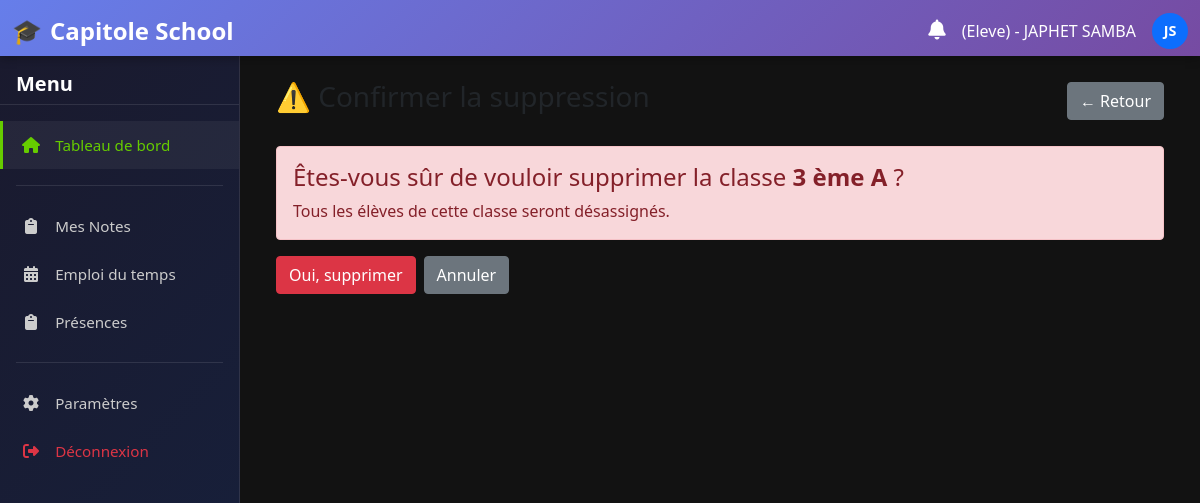
The page /classes/1/supprimer/ (signed in) on the database its author committed.
### home/models.py (models this page shows, shortened)
class Utilisateur(AbstractUser):
    ROLES = (
        ('admin', 'Administrateur'),
        ('enseignant', 'Enseignant'),
        ('eleve', 'Élève'),
        ('parent', 'Parent'),
        ('directeur', 'Directeur'),
        ('secretaire', 'Secrétaire'),
        ('surveillant', 'Surveillant'),
    )
    role = models.CharField(_("Rôle"), max_length=20, choices=ROLES, db_index=True)
    telephone = models.CharField(_("Téléphone"), max_length=20, blank=True)
    photo = models.ImageField(_("Photo"), upload_to='utilisateurs/', blank=True, null=True)
    class Meta:
        verbose_name = _("Utilisateur")
        verbose_name_plural = _("Utilisateurs")
        ordering = ['last_name', 'first_name']

class Classe(models.Model):
    niveau = models.ForeignKey(Niveau, on_delete=models.CASCADE, related_name='classes', verbose_name=_("Niveau"))
    nom = models.CharField(_("Nom de la classe"), max_length=50)
    effectif_max = models.PositiveIntegerField(_("Effectif maximum"), null=True, blank=True)
    class Meta:
        verbose_name = _("Classe")
        verbose_name_plural = _("Classes")
        unique_together = ('niveau', 'nom')
        ordering = ['niveau', 'nom']

### home/views.py (the view)
# urls.py: path('classes/<int:pk>/supprimer/', views.supprimer_classe, name='supprimer_classe'),
@login_required
def supprimer_classe(request, pk):
    classe = get_object_or_404(Classe, pk=pk)
    if request.method == 'POST':
        nom = classe.nom
        classe.delete()
        messages.success(request, f"Classe '{nom}' supprimée avec succès.")
        return redirect('home:liste_classes')
    return render(request, 'gestion/dashboards/supprimer_classe.html', {'classe': classe})

### home/templatetags/notification_extras.py (called while the page is built)
@register.filter
def has_unread_notifications(user):
    return user.notifications.filter(statut='NON_LU').exists()

### home/templates/gestion/dashboards/supprimer_classe.html (shortened to what this page needs)
{% extends "gestion/base.html" %}
{% block content %}
<div class="container-fluid">
    <div class="d-flex justify-content-between align-items-center mb-4">
        <h1 class="h3 text-dark">⚠️ Confirmer la suppression</h1>
        <a href="{% url 'home:liste_classes' %}" class="btn btn-secondary">← Retour</a>
    </div>
    <div class="alert alert-danger">
        <h4>Êtes-vous sûr de vouloir supprimer la classe <strong>{{ classe.nom }}</strong> ?</h4>
        <p class="mb-0">Tous les élèves de cette classe seront désassignés.</p>
    </div>
    <form method="post">
        <div class="d-flex gap-2">
            <button type="submit" class="btn btn-danger">Oui, supprimer</button>
            <a href="{% url 'home:liste_classes' %}" class="btn btn-secondary">Annuler</a>
        </div>
    </form>
</div>
{% endblock %}

### home/templates/gestion/base.html (shortened to what this page needs)
<!DOCTYPE html>
<html lang="fr">
<head>
   {% load static %}
{% load notification_extras %}
    <link href="{% static 'css/bootstrap.min.css' %}" rel="stylesheet">
    <link rel="stylesheet" href="https://cdnjs.cloudflare.com/ajax/libs/font-awesome/6.4.0/css/all.min.css">
</head>
<body>
    <nav class="navbar navbar-dark">
        <div class="container-fluid">
            <a class="navbar-brand" href="{% url 'home:home' %}">Capitole School</a>
            <div class="d-flex align-items-center gap-3">
                <div class="position-relative">
                    <a href="{% url 'home:notifications' %}" class="text-white text-decoration-none">
                        <i class="fas fa-bell fs-5"></i>
                    </a>
                </div>
                <span class="text-white d-none d-md-block">
                    ({{user.role|title}}) - {{ user.first_name|upper }} {{ user.last_name|upper }}
                </span>
                <div class="bg-primary rounded-circle d-flex align-items-center justify-content-center text-white"
                     style="width: 36px; height: 36px; font-weight: bold; font-size: 0.9rem;">
                    {{ user.first_name|first|upper }}{{ user.last_name|first|upper }}
                </div>
            </div>
        </div>
    </nav>
    <aside class="sidebar" id="sidebar">
        <h5 class="mb-3 px-3">Menu</h5>
        <ul class="nav flex-column">
            <li class="nav-item">
                <a class="nav-link active" href="{% url 'home:home' %}">
                    <i class="fas fa-home"></i> <span>Tableau de bord</span>
                </a>
            </li>
            {% if user.role == 'eleve' %}
                <div class="nav-divider"></div>
                <li class="nav-item">
                    <a class="nav-link" href="{% url 'home:eleve_dashboard' %}">
                        <i class="fas fa-clipboard"></i> <span>Mes Notes</span>
                    </a>
                </li>
                <li class="nav-item">
                    <a class="nav-link" href="{% url 'home:eleve_dashboard' %}">
                        <i class="fas fa-calendar-alt"></i> <span>Emploi du temps</span>
                    </a>
                </li>
                <li class="nav-item">
                    <a class="nav-link" href="{% url 'home:eleve_dashboard' %}">
                        <i class="fas fa-clipboard"></i> <span>Présences</span>
                    </a>
                </li>
            {% endif %}
            <div class="nav-divider"></div>
            <li class="nav-item">
                <a class="nav-link" href="/">
                    <i class="fas fa-cog"></i> <span>Paramètres</span>
                </a>
            </li>
            <li class="nav-item">
                <a class="nav-link text-danger" href="{% url 'home:logout' %}">
                    <i class="fas fa-sign-out-alt"></i> <span>Déconnexion</span>
                </a>
            </li>
        </ul>
    </aside>
    <main id="main-content">
        {% block content %}
        {% endblock %}
    </main>
</body>
</html>

### home/templates/gestion/base.html (style rules this page uses)
:root { --sidebar-width: 240px; --navbar-height: 56px; --primary-color: #667eea; --primary-gradient: linear-gradient(135deg, #667eea 0%, #764ba2 100%); --sidebar-bg: linear-gradient(135deg, #1a1a2e 0%, #16213e 100%); --success-color: #66CC00; }
body { background-color: #000000; color: white; overflow: hidden; font-family: 'Segoe UI', sans-serif; margin: 0; padding: 0; height: 100vh; }
.navbar { position: fixed; top: 0; left: 0; right: 0; z-index: 1030; background: var(--primary-gradient); height: var(--navbar-height); box-shadow: 0 2px 10px rgba(0,0,0,0.3); }
.navbar-brand { font-weight: bold; display: flex; align-items: center; gap: 8px; font-size: 1.5rem; }
.navbar-brand::before { content: "🎓"; font-size: 1.5rem; }
.sidebar { position: fixed; top: var(--navbar-height); left: 0; width: var(--sidebar-width); height: calc(100vh - var(--navbar-height)); background: var(--sidebar-bg); color: white; z-index: 1020; overflow-y: auto; transition: transform 0.3s ease; padding: 1rem 0; border-right: 1px solid rgba(255,255,255,0.1); }
.sidebar h5 { padding: 0 1rem; margin-bottom: 1rem; font-weight: 600; border-bottom: 1px solid rgba(255,255,255,0.1); padding-bottom: 0.5rem; }
.sidebar .nav-link { color: #ccc; border-radius: 0; margin: 0; padding: 0.75rem 1rem; border-left: 3px solid transparent; transition: all 0.2s ease; }
.sidebar .nav-link:hover, .sidebar .nav-link.active { color: var(--success-color); background: rgba(255,255,255,0.05); border-left-color: var(--success-color); }
.sidebar .nav-link i { width: 24px; text-align: center; margin-right: 8px; }
.sidebar .nav-link span { font-size: 0.95rem; }
.sidebar .nav-item { margin: 0; }
.sidebar .nav-divider { height: 1px; background: rgba(255,255,255,0.1); margin: 1rem 1rem; }
main { position: fixed; top: var(--navbar-height); left: var(--sidebar-width); right: 0; bottom: 0; padding: 1.5rem; overflow-y: auto; background-color: #121212; transition: left 0.3s ease; box-sizing: border-box; }
.sidebar, main { animation: fadeIn 0.3s ease-out; }

### rows shown on the page
Utilisateur: role "Eleve", first_name "JAPHET", last_name "SAMBA", first_name|first "J", last_name|first "S"
Classe: nom "3 ème A"
